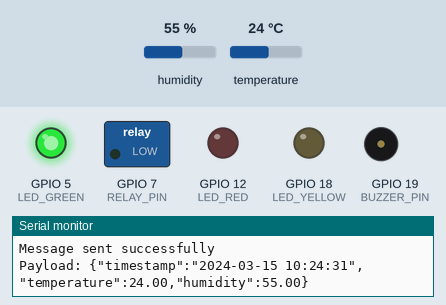
Simulated run of this program. Board: ESP32. On the bench: switched loads named in the program (green lamp = pin HIGH), output pins drawn as LEDs (lit = HIGH), buzzer (waves = sounding, pin HIGH), the last lines printed to the serial monitor. The inputs (shaded band) are chosen by the test bench; at power-on: temperature 24 °C, humidity 55 %. WiFi joins after 1.5 s; servers stay silent unless stated; the local clock reads 2024-03-15 10:24:30 at power-on unless the program sets it; no MQTT or app messages arrive unless stated.

Above: at 2.7 s.
2.8 s: temperature set to 33 °C
At 7.7 s:
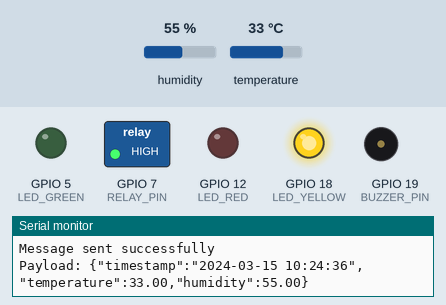
8.0 s: temperature set to 34.6 °C
12.7 s: temperature set to 35.5 °C
At 17.4 s:
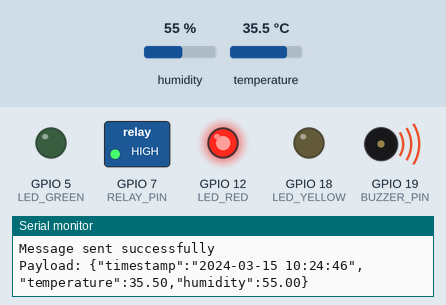
23.0 s: temperature set to 12 °C
At 27.0 s:
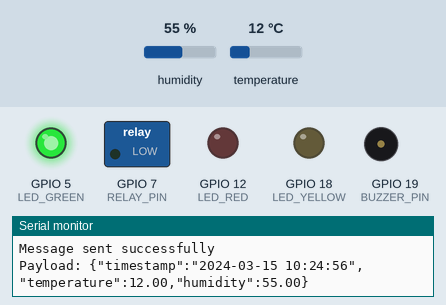
28.1 s: temperature set to 41 °C
At 32.3 s:
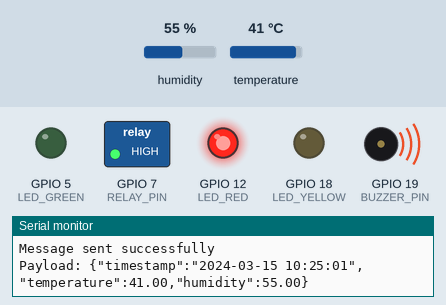
Timing chart, 0 to 33.8 s (numbered marks = the images above; inputs shaded):
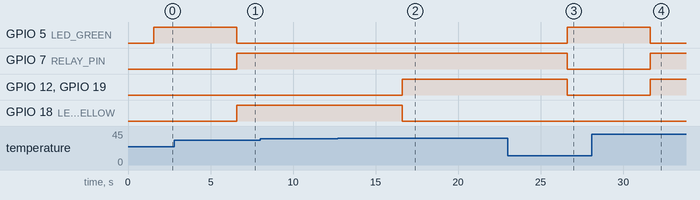

The program:

main.cpp
```cpp
#include <Arduino.h>
#include <WiFi.h>
#include <PubSubClient.h>
#include <DHT.h>
#include <time.h>  // Untuk mendapatkan timestamp

// WiFi settings
const char *ssid = "Wokwi-GUEST";             // Replace with your WiFi name
const char *password = "";   // Replace with your WiFi password

// MQTT Broker settings
const char *mqtt_broker = "broker.emqx.io";  // EMQX broker endpoint
const char *mqtt_topic = "NaufalUTSPemIOT";     // MQTT topic
const char *mqtt_username = "naufal";  // MQTT username for authentication
const char *mqtt_password = "123";  // MQTT password for authentication
const int mqtt_port = 1883;  // MQTT port (TCP)

WiFiClient espClient;
PubSubClient mqtt_client(espClient);

// DHT Sensor settings
#define DHTPIN 33
#define DHTTYPE DHT22
DHT dht(DHTPIN, DHTTYPE);

// GPIO pin assignments
const int LED_GREEN = 5;
const int LED_YELLOW = 18;
const int LED_RED = 12;
const int RELAY_PIN = 7;
const int BUZZER_PIN = 19;

void connectToWiFi();
void connectToMQTTBroker();
void mqttCallback(char *topic, byte *payload, unsigned int length);
void initTime();
String getFormattedTime();

void setup() {
    Serial.begin(115200);

    // Initialize pins
    pinMode(LED_GREEN, OUTPUT);
    pinMode(LED_YELLOW, OUTPUT);
    pinMode(LED_RED, OUTPUT);
    pinMode(RELAY_PIN, OUTPUT);
    pinMode(BUZZER_PIN, OUTPUT);

    // Initialize DHT sensor
    dht.begin();

    connectToWiFi();
    initTime();  // Inisialisasi waktu
    mqtt_client.setServer(mqtt_broker, mqtt_port);
    mqtt_client.setCallback(mqttCallback);
    connectToMQTTBroker();
}

void connectToWiFi() {
    WiFi.begin(ssid, password);
    Serial.print("Connecting to WiFi");
    while (WiFi.status() != WL_CONNECTED) {
        delay(500);
        Serial.print(".");
    }
    Serial.println("\nConnected to the WiFi network");
}

void initTime() {
    configTime(0, 0, "pool.ntp.org", "time.nist.gov");  // Konfigurasi NTP server
    Serial.print("Waiting for time");
    while (!time(nullptr)) {
        Serial.print(".");
        delay(1000);
    }
    Serial.println("\nTime initialized");
}

String getFormattedTime() {
    time_t now = time(nullptr);
    struct tm *timeinfo = localtime(&now);
    char buffer[26];
    strftime(buffer, sizeof(buffer), "%Y-%m-%d %H:%M:%S", timeinfo);
    return String(buffer);
}

void connectToMQTTBroker() {
    while (!mqtt_client.connected()) {
        String client_id = "esp8266-client-" + String(WiFi.macAddress());
        Serial.printf("Connecting to MQTT Broker as %s.....\n", client_id.c_str());
        if (mqtt_client.connect(client_id.c_str(), mqtt_username, mqtt_password)) {
            Serial.println("Connected to MQTT broker");
            mqtt_client.subscribe(mqtt_topic);
        } else {
            Serial.print("Failed to connect to MQTT broker, rc=");
            Serial.print(mqtt_client.state());
            Serial.println(" try again in 2 seconds");
            delay(2000);
        }
    }
}

void mqttCallback(char *topic, byte *payload, unsigned int length) {
    Serial.print("Message received on topic: ");
    Serial.println(topic);
    // Process incoming MQTT messages if needed
}

void loop() {
    if (!mqtt_client.connected()) {
        connectToMQTTBroker();
    }
    mqtt_client.loop();

    // Baca data dari sensor DHT
    float temperature = dht.readTemperature();
    float humidity = dht.readHumidity();

    // Cek apakah pembacaan sensor berhasil
    if (isnan(temperature) || isnan(humidity)) {
        Serial.println("Failed to read from DHT sensor!");
        return;
    }

    // Dapatkan timestamp saat ini
    String timestamp = getFormattedTime();

    // Buat payload JSON
    String jsonPayload = "{";
    jsonPayload += "\"timestamp\":\"" + timestamp + "\",";
    jsonPayload += "\"temperature\":" + String(temperature, 2) + ",";
    jsonPayload += "\"humidity\":" + String(humidity, 2);
    jsonPayload += "}";

    // Kirim data ke topik MQTT
    if (mqtt_client.publish(mqtt_topic, jsonPayload.c_str())) {
        Serial.println("Message sent successfully");
        Serial.println("Payload: " + jsonPayload);
    } else {
        Serial.println("Failed to send message");
    }

    // Logika untuk mengontrol LED, buzzer, dan relay
    if (temperature > 35) {
        digitalWrite(LED_RED, HIGH);
        digitalWrite(BUZZER_PIN, HIGH);
        digitalWrite(LED_YELLOW, LOW);
        digitalWrite(LED_GREEN, LOW);
    } else if (temperature >= 30 && temperature <= 35) {
        digitalWrite(LED_YELLOW, HIGH);
        digitalWrite(BUZZER_PIN, LOW);
        digitalWrite(LED_RED, LOW);
        digitalWrite(LED_GREEN, LOW);
    } else {
        digitalWrite(LED_GREEN, HIGH);
        digitalWrite(BUZZER_PIN, LOW);
        digitalWrite(LED_YELLOW, LOW);
        digitalWrite(LED_RED, LOW);
    }

    // Kontrol pompa berdasarkan kondisi suhu
    if (temperature > 30) {
        digitalWrite(RELAY_PIN, HIGH);  // Nyalakan pompa
    } else {
        digitalWrite(RELAY_PIN, LOW);   // Matikan pompa
    }

    // Tunggu beberapa detik sebelum mengirim data berikutnya
    delay(5000);
}
```

Measured:
- the behaviour switches between 35 and 35.1 °C on temperature (found by bisection; images 1 and 2)
- after the input at 2.8 s, GPIO 5 (LED_GREEN): HIGH → LOW after 3.8 s; GPIO 7 (RELAY_PIN), GPIO 18 (LED_YELLOW): LOW → HIGH after 3.8 s
- after the input at 12.7 s, GPIO 12 (LED_RED), GPIO 19 (BUZZER_PIN): LOW → HIGH after 3.9 s; GPIO 18 (LED_YELLOW): HIGH → LOW after 3.9 s
- after the input at 23.0 s, GPIO 5 (LED_GREEN): LOW → HIGH after 3.6 s; GPIO 7 (RELAY_PIN), GPIO 12 (LED_RED), GPIO 19 (BUZZER_PIN): HIGH → LOW after 3.6 s
- after the input at 28.1 s, GPIO 5 (LED_GREEN): HIGH → LOW after 3.5 s; GPIO 7 (RELAY_PIN), GPIO 12 (LED_RED), GPIO 19 (BUZZER_PIN): LOW → HIGH after 3.5 s
